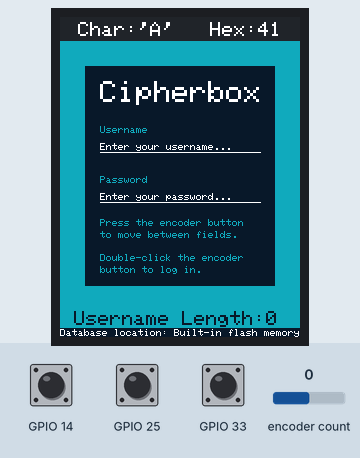
Simulated run of this sketch. Board: ESP32. On the bench: 240×320 colour display. Inputs (shaded band) come from the test bench; at power-on: encoder count 0, GPIO 14 HIGH, GPIO 33 HIGH, GPIO 25 HIGH.

Above: at 1.5 s.
1.6 s: encoder count set to 4
At 2.1 s:
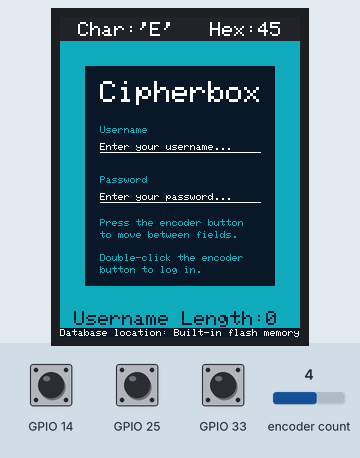
3.1 s: GPIO 14 pulled LOW for 0.15 s
At 3.5 s:
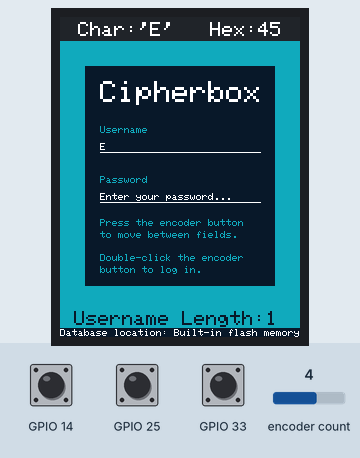
4.7 s: GPIO 33 pulled LOW for 0.15 s
At 5.0 s:
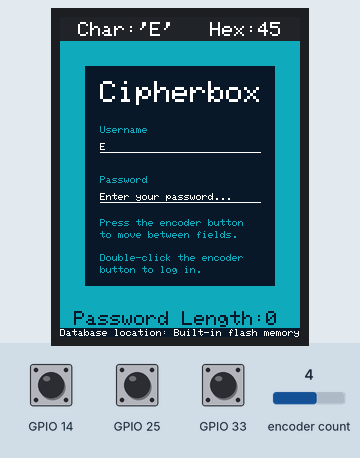
6.3 s: encoder count set to 8
At 6.8 s:
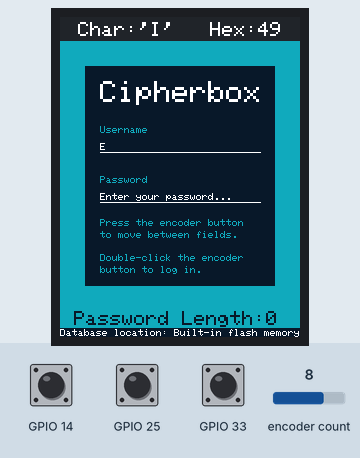
7.8 s: GPIO 14 pulled LOW for 1 s
At 9.2 s:
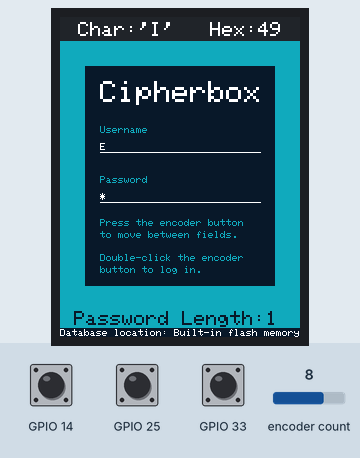
10.3 s: GPIO 14 pulled LOW for 0.15 s
At 11.2 s:
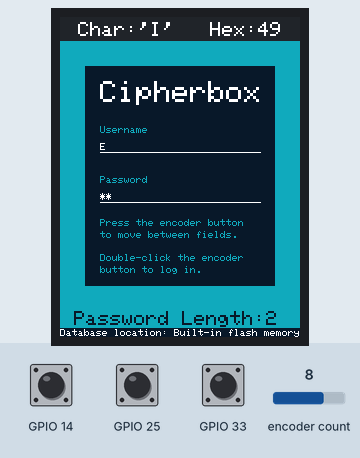
Timing chart, 0 to 12.9 s (numbered marks = the images above; inputs shaded):
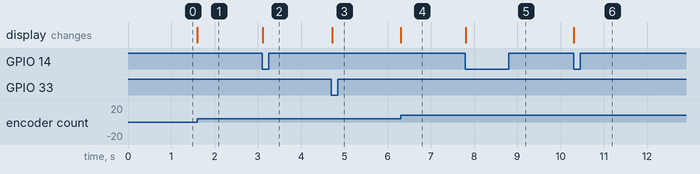

The sketch:

Login_form.ino
```cpp
// (licence header left out)
#include <Adafruit_GFX.h>                                                   // include Adafruit graphics library

#include <Adafruit_ILI9341.h>                                               // include Adafruit ILI9341 TFT library

#define TFT_CS 15 // TFT CS  pin is connected to ESP32 pin D15
#define TFT_RST 4 // TFT RST pin is connected to ESP32 pin D4
#define TFT_DC 2 // TFT DC  pin is connected to ESP32 pin D2
// SCK (CLK) ---> ESP32 pin D18
// MOSI(DIN) ---> ESP32 pin D23

Adafruit_ILI9341 tft = Adafruit_ILI9341(TFT_CS, TFT_DC, TFT_RST);

#include <EncButton2.h>

EncButton2 < EB_ENC > enc0(INPUT, 26, 27);
EncButton2 < EB_BTN > encoder_button(INPUT, 33);
EncButton2 < EB_BTN > a_button(INPUT, 14);
EncButton2 < EB_BTN > b_button(INPUT, 25);
int curr_key;
String usrn_lg;
String pass_lg;
bool un_or_p = false; // false - username, true - password
bool chng;

void log_in() {
  tft.fillScreen(0x1557);
  tft.fillRect(25, 49, 190, 220, 0x08c5);

  tft.setTextColor(0xffff, 0x08c5);
  tft.setTextSize(3);
  tft.setCursor(40, 64);
  tft.print("Cipherbox");

  tft.setTextColor(0x1557, 0x08c5);
  tft.setTextSize(1);
  tft.setCursor(40, 109);
  tft.print("Username");

  tft.setTextColor(0xffff, 0x08c5);
  tft.setTextSize(1);
  tft.setCursor(40, 126);
  tft.print("Enter your username...");

  tft.drawLine(40, 135, 200, 135, 0xffff);

  tft.setTextColor(0x1557, 0x08c5);
  tft.setTextSize(1);
  tft.setCursor(40, 159);
  tft.print("Password");

  tft.setTextColor(0xffff, 0x08c5);
  tft.setTextSize(1);
  tft.setCursor(40, 176);
  tft.print("Enter your password...");
  //tft.print("***************************");

  tft.drawLine(40, 185, 200, 185, 0xffff);

  tft.setTextColor(0x1557, 0x08c5);
  tft.setTextSize(1);
  tft.setCursor(40, 202);
  tft.print("Press the encoder button");
  tft.setCursor(40, 214);
  tft.print("to move between fields.");

  tft.setCursor(40, 237);
  tft.print("Double-click the encoder");
  tft.setCursor(40, 249);
  tft.print("button to log in.");

  tft.setTextColor(0x08c5, 0x1557);
  tft.setTextSize(2);
  tft.setCursor(14, 294);
  tft.print("Username Length:");
  tft.setCursor(206, 294);
  tft.print("0");
}

void disp_inp_panel() {
  tft.fillRect(0, 0, 240, 24, 0x2125);
  tft.setCursor(18, 5);
  tft.setTextSize(2);
  tft.setTextColor(0xffff);
  tft.print("Char:' '   Hex:");
}

void disp_input_from_enc() {
  tft.setTextSize(2);
  tft.fillRect(90, 5, 12, 16, 0x2125);
  tft.setCursor(90, 5);
  tft.setTextColor(0xffff);
  tft.print(char(curr_key));
  tft.fillRect(198, 5, 24, 16, 0x2125);
  tft.setCursor(198, 5);
  tft.setTextColor(0xffff);
  tft.printf("%02x", curr_key);
}

void disp_changes_during_login(){
    int inpl1 = usrn_lg.length();
    int inpl2 = pass_lg.length();
    if (inpl1 == 0) { // Username is empty
      tft.setTextColor(0xffff, 0x08c5);
      tft.setTextSize(1);
      tft.setCursor(40, 126);
      tft.print("                           ");
      tft.setCursor(40, 126);
      tft.print("Enter your username...");
      if (un_or_p == false) {
        tft.setTextColor(0x08c5, 0x1557);
        tft.setTextSize(2);
        tft.setCursor(206, 294);
        tft.print("  ");
        tft.setCursor(206, 294);
        tft.print("0");
      }
    } else {
      if (un_or_p == false) {
        tft.setTextColor(0xffff, 0x08c5);
        tft.setTextSize(1);
        tft.setCursor(40, 126);
        tft.print("                           ");
        String visible_usrn;
        for (int i = 0; i < inpl1; i++) {
          if (i < 27)
            visible_usrn += usrn_lg.charAt(i);
        }
        tft.setTextColor(0xffff, 0x08c5);
        tft.setTextSize(1);
        tft.setCursor(40, 126);
        tft.print(visible_usrn);
        tft.setTextColor(0x08c5, 0x1557);
        tft.setTextSize(2);
        tft.setCursor(206, 294);
        tft.print("  ");
        tft.setCursor(206, 294);
        tft.print(inpl1);
      }
    }
    if (inpl2 == 0) { // Password is empty
      tft.setTextColor(0xffff, 0x08c5);
      tft.setTextSize(1);
      tft.setCursor(40, 176);
      tft.print("                           ");
      tft.setCursor(40, 176);
      tft.print("Enter your password...");
      if (un_or_p == true) {
        tft.setTextColor(0x08c5, 0x1557);
        tft.setTextSize(2);
        tft.setCursor(206, 294);
        tft.print("  ");
        tft.setCursor(206, 294);
        tft.print("0");
      }
    } else {
      if (un_or_p == true) {
        tft.setTextColor(0xffff, 0x08c5);
        tft.setTextSize(1);
        tft.setCursor(40, 176);
        tft.print("                           ");
        String stars = "";
        for (int i = 0; i < inpl2; i++) {
          if (i < 27)
            stars += "*";
        }
        tft.setTextColor(0xffff, 0x08c5);
        tft.setTextSize(1);
        tft.setCursor(40, 176);
        tft.print(stars);
        tft.setTextColor(0x08c5, 0x1557);
        tft.setTextSize(2);
        tft.setCursor(206, 294);
        tft.print("  ");
        tft.setCursor(206, 294);
        tft.print(inpl2);
      }
    }
}

void db_location() {
  tft.fillRect(0, 311, 240, 9, 0x08c5);
  tft.setTextColor(0xffff, 0x08c5);
  tft.setTextSize(1);
  tft.setCursor(0, 312);
  tft.print("Database location: Built-in flash memory");
}

void setup() {
  tft.begin();
  tft.setRotation(0);
  log_in();
  db_location();
  curr_key = 65;
  disp_inp_panel();
  tft.setCursor(90, 5);
  tft.print("A");
  tft.setCursor(198, 5);
  tft.printf("%02x", 65);
  chng = false;
  Serial.begin(115200);
}
void loop() {
  enc0.tick();
  if (enc0.left())
    curr_key--;
  if (enc0.right())
    curr_key++;

  if (curr_key < 32)
    curr_key = 126;

  if (curr_key > 126)
    curr_key = 32;

  if (enc0.turn()) {
    disp_input_from_enc();
    //Serial.printf("Char:'%c'  Hex:%02x\n", curr_key, curr_key);
  }
  a_button.tick();
  b_button.tick();
  encoder_button.tick();
    if (a_button.press()) {
      if (un_or_p == false)
        usrn_lg += char(curr_key);
      if (un_or_p == true)
        pass_lg += char(curr_key);
      chng = true;
    }
    if (b_button.press()) { // Backspace
      if (usrn_lg.length() > 0 && un_or_p == false) { // Username
        usrn_lg.remove(usrn_lg.length() - 1, 1);
        tft.setTextColor(0xffff, 0x08c5);
        tft.setTextSize(1);
        tft.setCursor(40, 126);
        tft.print("                           ");
      }

      if (pass_lg.length() > 0 && un_or_p == true) { // Password
        pass_lg.remove(pass_lg.length() - 1, 1);
        tft.setTextColor(0xffff, 0x08c5);
        tft.setTextSize(1);
        tft.setCursor(40, 176);
        tft.print("                           ");
      }

      tft.setTextColor(0x08c5, 0x1557);
      tft.setTextSize(2);
      tft.setCursor(206, 294);
      tft.print("  ");
      chng = true;
    }
    if (encoder_button.press()) { // Tab
      if (un_or_p == false) {
        un_or_p = true;
        tft.setTextColor(0x08c5, 0x1557);
        tft.setTextSize(2);
        tft.setCursor(14, 294);
        tft.print("                  ");
        tft.setCursor(14, 294);
        tft.print("Password Length:");
      } else if (un_or_p == true) {
        un_or_p = false;
        tft.setTextColor(0x08c5, 0x1557);
        tft.setTextSize(2);
        tft.setCursor(14, 294);
        tft.print("                  ");
        tft.setCursor(14, 294);
        tft.print("Username Length:");
      }
      chng = true;
    }
    if (chng == true){
      disp_changes_during_login();
      chng = false;
    }
    if (encoder_button.hasClicks(2)){
      Serial.print("\nLogin: ");
      Serial.println(usrn_lg);
      Serial.print("Password: ");
      Serial.println(pass_lg);
    }
}
```

Measured:
- after the input at 1.6 s, the display: first changes at once (image 1 shows a later state)
- after the input at 3.1 s, the display: changes at once (image 2)
- after the input at 4.7 s, the display: changes at once (image 3)
- after the input at 6.3 s, the display: first changes at once (image 4 shows a later state)
- after the input at 7.8 s, the display: changes at once (image 5)
- after the input at 10.3 s, the display: changes at once (image 6)
